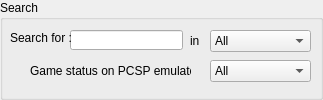
     <widget class="QGroupBox" name="groupBox_3">
      <property name="sizePolicy">
       <sizepolicy hsizetype="Preferred" vsizetype="Preferred">
        <horstretch>0</horstretch>
        <verstretch>0</verstretch>
       </sizepolicy>
      </property>
      <property name="minimumSize">
       <size>
        <width>323</width>
        <height>100</height>
       </size>
      </property>
      <property name="maximumSize">
       <size>
        <width>323</width>
        <height>70</height>
       </size>
      </property>
      <property name="title">
       <string>Search</string>
      </property>
      <widget class="QComboBox" name="filtercombobox">
       <property name="geometry">
        <rect>
         <x>210</x>
         <y>30</y>
         <width>101</width>
         <height>22</height>
        </rect>
       </property>
       <item>
        <property name="text">
         <string>All</string>
        </property>
       </item>
       <item>
        <property name="text">
         <string>Title</string>
        </property>
       </item>
       <item>
        <property name="text">
         <string>Disc ID</string>
        </property>
       </item>
       <item>
        <property name="text">
         <string>Region</string>
        </property>
       </item>
       <item>
        <property name="text">
         <string>FW</string>
        </property>
       </item>
       <item>
        <property name="text">
         <string>Company</string>
        </property>
       </item>
      </widget>
      <widget class="QLineEdit" name="filterSearchEdit">
       <property name="geometry">
        <rect>
         <x>70</x>
         <y>30</y>
         <width>113</width>
         <height>20</height>
        </rect>
       </property>
      </widget>
      <widget class="QLabel" name="label_10">
       <property name="geometry">
        <rect>
         <x>10</x>
         <y>30</y>
         <width>61</width>
         <height>16</height>
        </rect>
       </property>
       <property name="text">
        <string>Search for :</string>
       </property>
      </widget>
      <widget class="QLabel" name="label_11">
       <property name="geometry">
        <rect>
         <x>190</x>
         <y>30</y>
         <width>21</width>
         <height>21</height>
        </rect>
       </property>
       <property name="text">
        <string>in</string>
       </property>
      </widget>
      <widget class="QComboBox" name="gamefiltercombobox">
       <property name="geometry">
        <rect>
         <x>210</x>
         <y>60</y>
         <width>101</width>
         <height>22</height>
        </rect>
       </property>
       <item>
        <property name="text">
         <string>All</string>
        </property>
       </item>
       <item>
        <property name="text">
         <string>Fully Playable</string>
        </property>
       </item>
       <item>
        <property name="text">
         <string>Playable</string>
        </property>
       </item>
       <item>
        <property name="text">
         <string>Half Playable</string>
        </property>
       </item>
       <item>
        <property name="text">
         <string>Intro</string>
        </property>
       </item>
       <item>
        <property name="text">
         <string>Loadable</string>
        </property>
       </item>
       <item>
        <property name="text">
         <string>Not Loadable</string>
        </property>
       </item>
       <item>
        <property name="text">
         <string>No Info</string>
        </property>
       </item>
      </widget>
      <widget class="QLabel" name="label_12">
       <property name="geometry">
        <rect>
         <x>30</x>
         <y>60</y>
         <width>161</width>
         <height>21</height>
        </rect>
       </property>
       <property name="text">
        <string>Game status on PCSP emulator:</string>
       </property>
      </widget>
     </widget>
